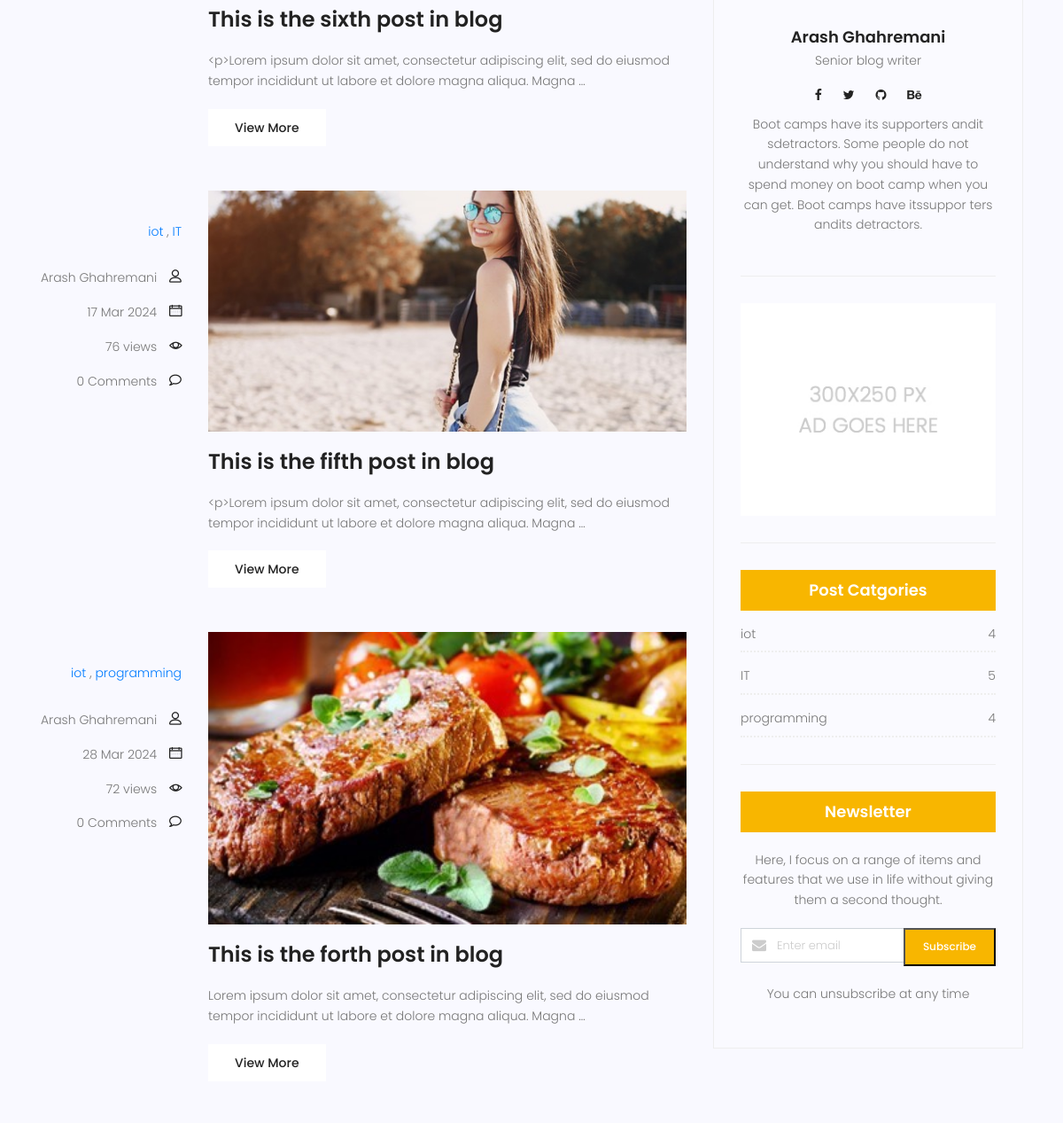
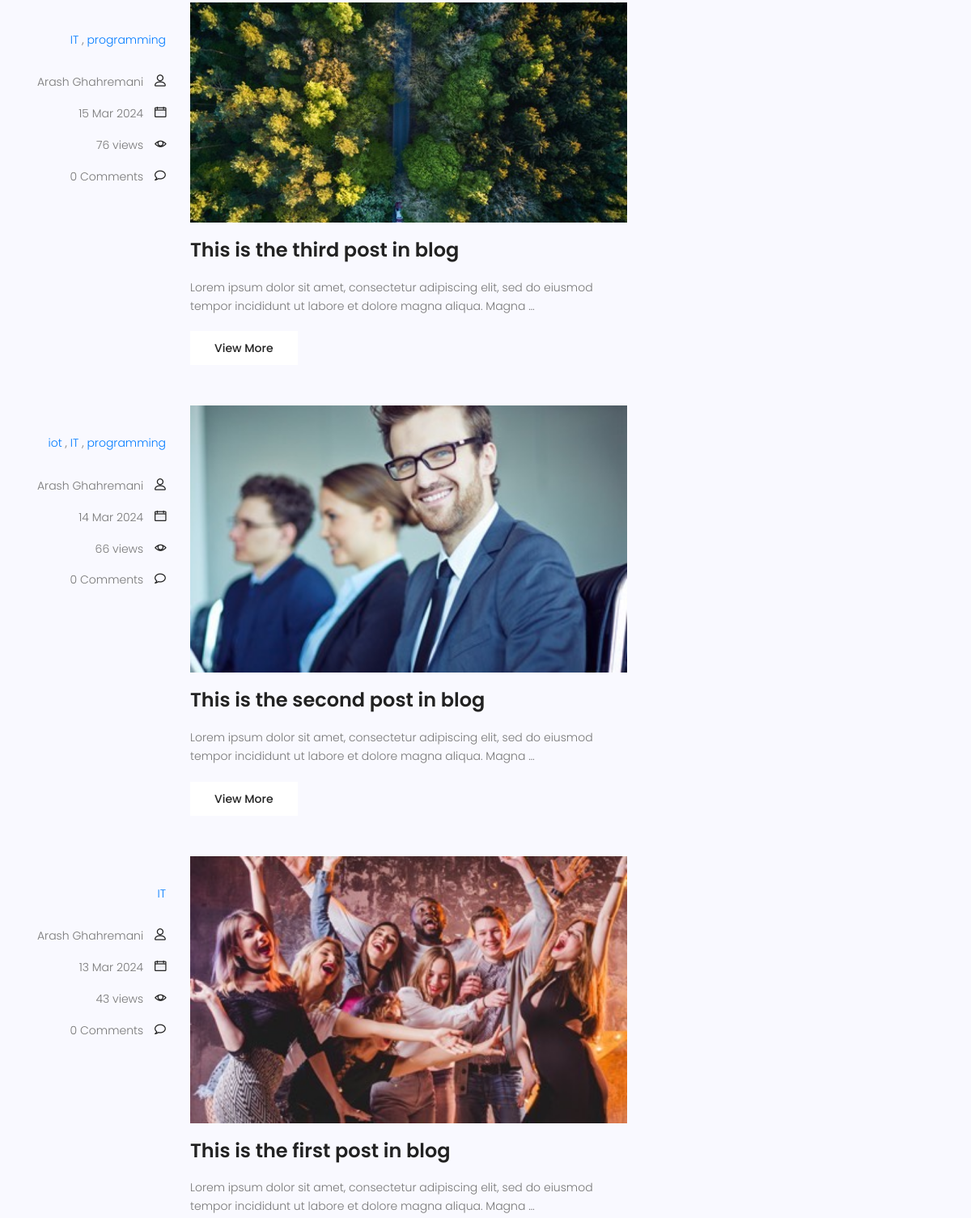
Before: /blog/search/ (middle part) with the older database file (2 pictures, top to bottom).
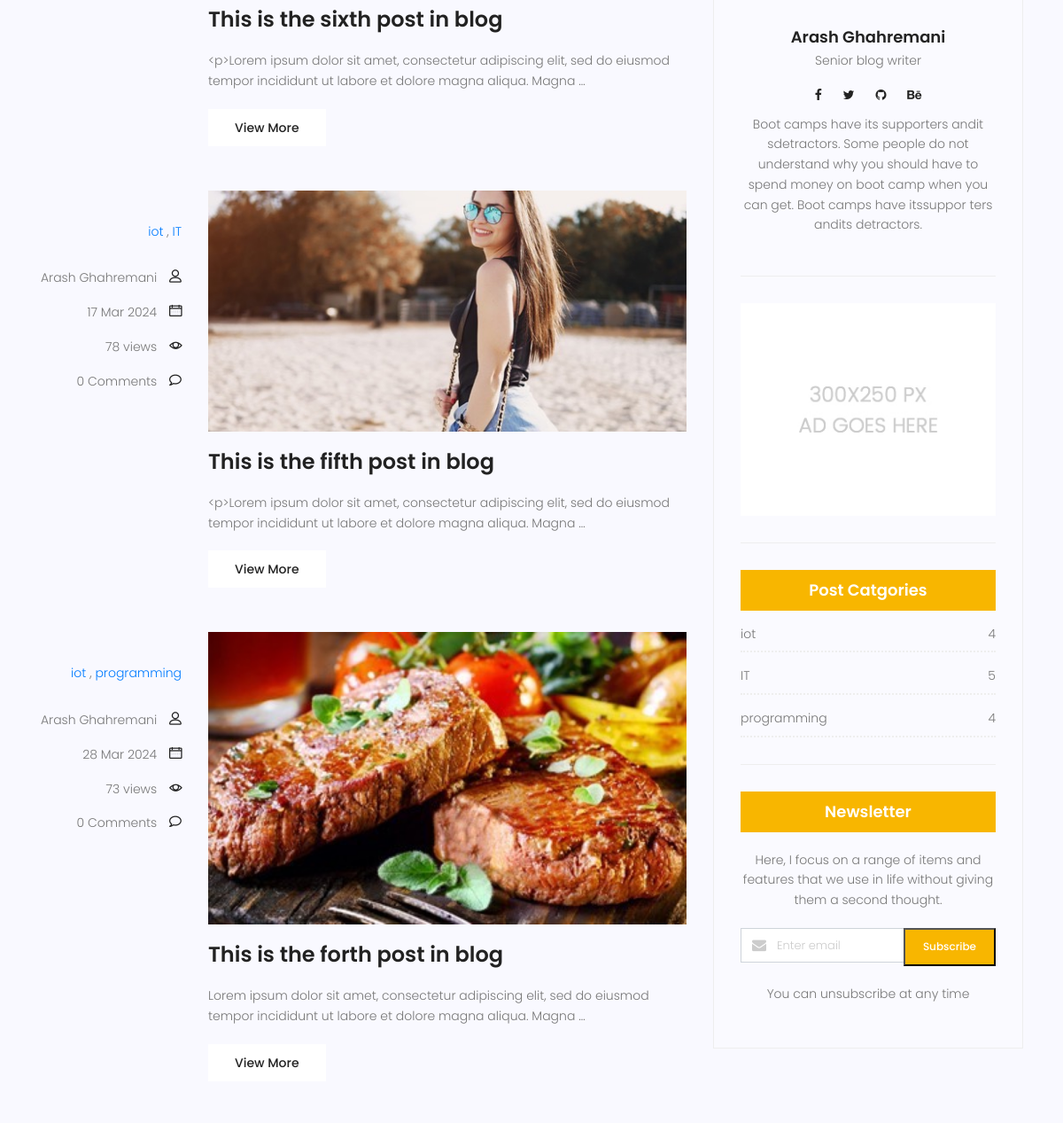
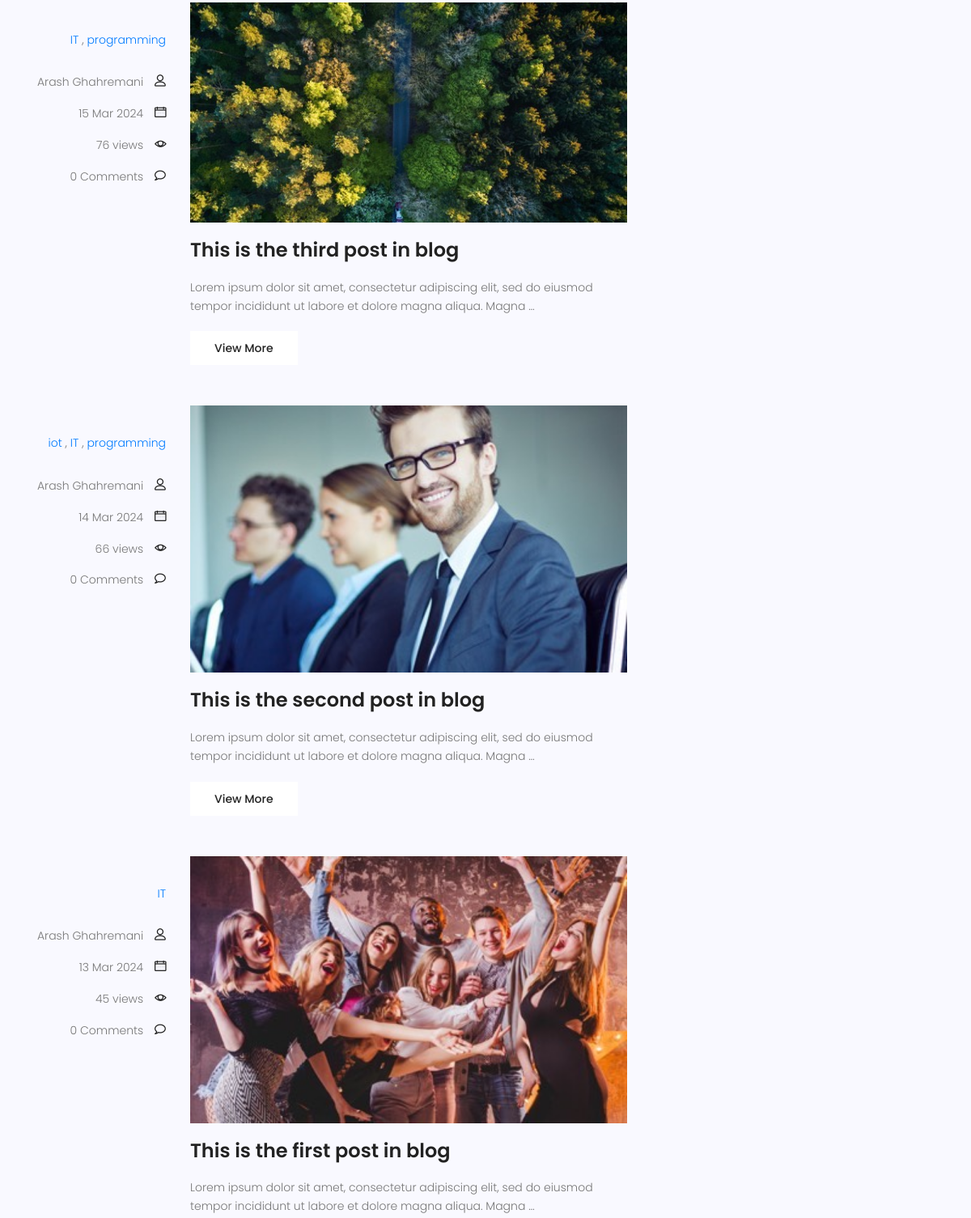
After: the same page with the newer database file (2 pictures, top to bottom).
### blog/models.py (models this page shows, shortened)
class Post (models.Model) :
    image = models.ImageField(upload_to = 'blog/',default = 'blog/default.jpg')
    author = models.ForeignKey(User,on_delete=models.SET_NULL,null=True)
    title = models.CharField (max_length = 200)
    content = models.TextField ()
    tags = TaggableManager()
    category = models.ManyToManyField (Category)
    counted_view = models.IntegerField (default = 0)
    status = models.BooleanField (default = False)
    login_required = models.BooleanField (default = False)
    published_date = models.DateTimeField (null = True)
    created_date = models.DateTimeField (auto_now_add = True)
    update_date = models.DateTimeField (auto_now = True)
    class Meta:
        ordering = ['-created_date']
    def excerpt(self) :
        return truncatewords(self.content,20)

class Category(models.Model):
    name = models.CharField(max_length = 255)
    def __str__(self):
        return self.name

### blog/views.py (the view)
# urls.py: path('search/',blog_search, name="search"),
def blog_search(request):
    posts = Post.objects.filter(status=1)
    if request.method == 'GET':
        s = request.GET.get('s')
        if s:
            posts = posts.filter(content__contains=s)
    context = {'posts': posts}
    return render(request, "blog/blog-home.html", context)

### blog/templatetags/blog_tags.py (called while the page is built)
@register.inclusion_tag('blog/post-categories.html')
def postcategories() :
    posts = Post.objects.filter(status = 1)
    categories = Category.objects.all()
    cat_dict = {}
    for name in categories :
        cat_dict[name]=posts.filter(category=name).count()
    return {'categories':cat_dict}

@register.simple_tag(name = 'comments_count')
def function(pid):
    return Comment.objects.filter(post=pid, approved=True).count()

### templates/blog/blog-home.html (shortened to what this page needs)
{% extends 'base.html' %}
{% load static %}
{% load blog_tags %}
{% block content %}
<section class="post-content-area">
	<div class="container">
		<div class="row">
			<div class="col-lg-8 posts-list">
				{% for post in posts %}
				<div class="single-post row">
					<div class="col-lg-3  col-md-3 meta-details">
						<ul class="tags">
							{% for cat in post.category.all %}
								<a href="{% url 'blog:category' cat_name=cat.name %}"> {{ cat.name }}</a> {% if not forloop.last %},{% endif %}
							{% endfor %}
						</ul>
						<div class="user-details row">
							<p class="user-name col-lg-12 col-md-12 col-6"><a href="{% url 'blog:author' author_username=post.author.username %}">{{post.author.get_full_name}}</a>
								<span class="lnr lnr-user"></span></p>
							<p class="date col-lg-12 col-md-12 col-6"><a href="#">{{post.published_date|date:'d M Y'}}</a> <span
									class="lnr lnr-calendar-full"></span></p>
							<p class="view col-lg-12 col-md-12 col-6"><a href="#">{{post.counted_view}} views</a> <span
									class="lnr lnr-eye"></span></p>
							<p class="comments col-lg-12 col-md-12 col-6"><a href="#">{% comments_count post.id %} Comments </a> <span
									class="lnr lnr-bubble"></span></p>
						</div>
					</div>
					<div class="col-lg-9 col-md-9 ">
						<div class="feature-img">
							<img class="img-fluid" src="{{post.image.url}}" alt="">
						</div>
						<a class="posts-title" href="{% url 'blog:single' pid=post.id%}">
							<h3>{{post.title}}</h3>
						</a>
						<p class="excert">
							{{post.excerpt}}
						</p>
						<a href={{post.id}} class="primary-btn">View More</a>
					</div>
				</div>
				{% endfor%}
			</div>
			<div class="col-lg-4 sidebar-widgets">
				<div class="widget-wrap">
						{% include 'blog/blog-writer.html' %}
					    {% include 'blog/blog-ads.html' %}
						{% postcategories %}
						<div class="single-sidebar-widget newsletter-widget">
							<h4 class="newsletter-title">Newsletter</h4>
							<p>
								Here, I focus on a range of items and features that we use in life without
								giving them a second thought.
							</p>
							<form action="{% url 'website:newsletter' %}" method="post" class="subscription relative">
								<div class="form-group d-flex flex-row">
									<div class="col-autos">
										<div class="input-group">
											<div class="input-group-prepend">
												<div class="input-group-text"><i class="fa fa-envelope" aria-hidden="true"></i>
												</div>
											</div>
											<input type="email" class="form-control" id="inlineFormInputGroup" name="email"
												placeholder="Enter email" onfocus="this.placeholder = ''"
												onblur="this.placeholder = 'Enter email'">
										</div>
									</div>
									<button type="submit" class="bbtns">Subscribe</button>
								</div>
							</form>
							<p class="text-bottom">
								You can unsubscribe at any time
							</p>
						</div>
				</div>
			</div>
		</div>
	</div>
</section>
{% endblock%}

### templates/base.html (shortened to what this page needs)
{% load static %}
{% load compress %}
<!DOCTYPE html>
<html lang="zxx" class="no-js">
<head>
    {% compress css %}
    <link rel="stylesheet" href="{% static 'css/linearicons.css'%}">
    <link rel="stylesheet" href="{% static 'css/font-awesome.min.css'%}">
    <link rel="stylesheet" href="{% static 'css/bootstrap.css'%}">
    <link rel="stylesheet" href="{% static 'css/magnific-popup.css'%}">
    <link rel="stylesheet" href="{% static 'css/jquery-ui.css'%}">
    <link rel="stylesheet" href="{% static 'css/nice-select.css'%}">
    <link rel="stylesheet" href="{% static 'css/animate.min.css'%}">
    <link rel="stylesheet" href="{% static 'css/owl.carousel.css'%}">
    <link rel="stylesheet" href="{% static 'css/main.css'%}">
    {% endcompress %}
</head>
<body>
    {% block content %}
    {% endblock %}
</body>
</html>

### templates/blog/blog-search.html (shortened to what this page needs)
{% load static %}

### templates/blog/blog-writer.html (shortened to what this page needs)
{% load static %}
    <div class="single-sidebar-widget user-info-widget">
        <a href="#">
            <h4>Arash Ghahremani</h4>
        </a>
        <p>
            Senior blog writer
        </p>
        <ul class="social-links">
            <li><a href="#"><i class="fa fa-facebook"></i></a></li>
            <li><a href="#"><i class="fa fa-twitter"></i></a></li>
            <li><a href="#"><i class="fa fa-github"></i></a></li>
            <li><a href="#"><i class="fa fa-behance"></i></a></li>
        </ul>
        <p>
            Boot camps have its supporters andit sdetractors. Some people do not understand why you
            should have to spend money on boot camp when you can get. Boot camps have itssuppor ters
            andits detractors.
        </p>
    </div>

### templates/blog/blog-ads.html
{% load static %}
<div class="single-sidebar-widget ads-widget">
    <a href="#"><img class="img-fluid" src="{% static 'img/blog/ads-banner.jpg' %}" alt=""></a>
</div>

### templates/blog/post-categories.html
{% load static %}
<div class="single-sidebar-widget post-category-widget">
    <h4 class="category-title">Post Catgories</h4>
    <ul class="cat-list">
        {% for name,count in categories.items %}
        <li>
            <a href="{% url 'blog:category' cat_name=name %}" class="d-flex justify-content-between">
                <p>{{name}}</p>
                <p>{{count}}</p>
            </a>
        </li>
        {% endfor %}
    </ul>
</div>

Changed rows visible on the page:
changed Post "This is the fifth post in blog": counted_view "76" → "78"
changed Post "This is the forth post in blog": counted_view "72" → "73"
changed Post "This is the first post in blog": counted_view "43" → "45"
